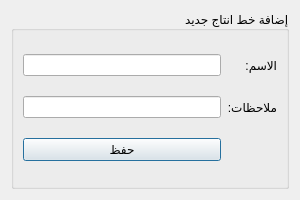
<?xml version="1.0" encoding="UTF-8"?>
<ui version="4.0">
 <class>Dialog</class>
 <widget class="QDialog" name="Dialog">
  <property name="geometry">
   <rect>
    <x>0</x>
    <y>0</y>
    <width>300</width>
    <height>200</height>
   </rect>
  </property>
  <property name="sizePolicy">
   <sizepolicy hsizetype="Preferred" vsizetype="Preferred">
    <horstretch>0</horstretch>
    <verstretch>0</verstretch>
   </sizepolicy>
  </property>
  <property name="minimumSize">
   <size>
    <width>300</width>
    <height>200</height>
   </size>
  </property>
  <property name="maximumSize">
   <size>
    <width>300</width>
    <height>200</height>
   </size>
  </property>
  <property name="windowTitle">
   <string>إضافة خط إنتاج</string>
  </property>
  <property name="layoutDirection">
   <enum>Qt::RightToLeft</enum>
  </property>
  <property name="sizeGripEnabled">
   <bool>false</bool>
  </property>
  <layout class="QGridLayout" name="gridLayout_2">
   <item row="0" column="0">
    <widget class="QGroupBox" name="groupBox_2">
     <property name="maximumSize">
      <size>
       <width>16777215</width>
       <height>16777215</height>
      </size>
     </property>
     <property name="title">
      <string>إضافة خط انتاج جديد</string>
     </property>
     <layout class="QGridLayout" name="gridLayout">
      <item row="2" column="2">
       <widget class="QPushButton" name="save_btn">
        <property name="text">
         <string>حفظ</string>
        </property>
       </widget>
      </item>
      <item row="1" column="0">
       <widget class="QLabel" name="label_3">
        <property name="text">
         <string>ملاحظات:</string>
        </property>
       </widget>
      </item>
      <item row="0" column="2">
       <widget class="QLineEdit" name="name_input">
        <property name="minimumSize">
         <size>
          <width>100</width>
          <height>0</height>
         </size>
        </property>
        <property name="maximumSize">
         <size>
          <width>200</width>
          <height>16777215</height>
         </size>
        </property>
       </widget>
      </item>
      <item row="1" column="2">
       <widget class="QLineEdit" name="notes_input">
        <property name="minimumSize">
         <size>
          <width>100</width>
          <height>0</height>
         </size>
        </property>
        <property name="maximumSize">
         <size>
          <width>200</width>
          <height>16777215</height>
         </size>
        </property>
       </widget>
      </item>
      <item row="0" column="0">
       <widget class="QLabel" name="label">
        <property name="text">
         <string>الاسم:</string>
        </property>
       </widget>
      </item>
     </layout>
    </widget>
   </item>
  </layout>
 </widget>
 <resources/>
 <connections/>
</ui>
